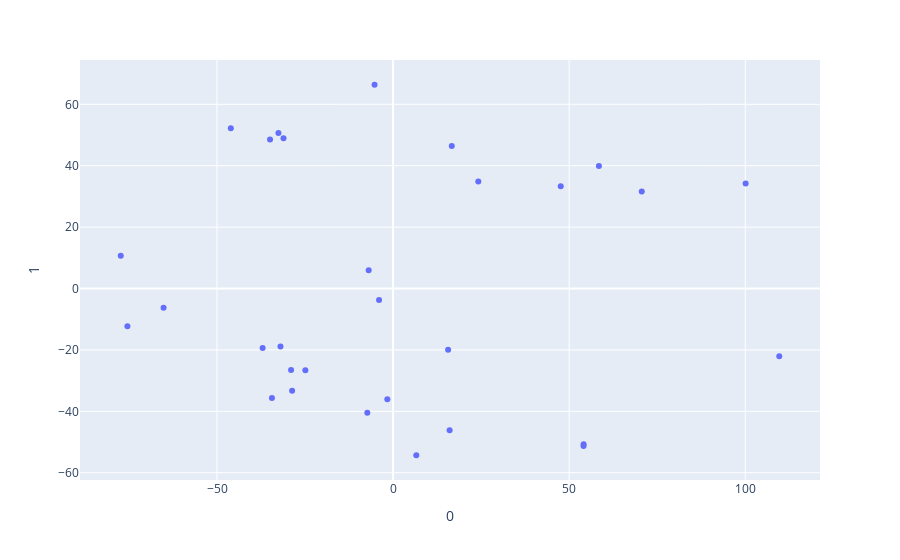

Notebook code for this chart:
### Markdown cell above
## Feature PCA

### Code cell
import plotly.express as px
from sklearn.decomposition import PCA
from sklearn import datasets
from sklearn.preprocessing import StandardScaler

PATH = './output/india/feature/'
df = pd.read_csv(PATH+'full_all.csv')

pca = PCA(n_components=2)
components = pca.fit_transform(df)

loadings = pca.components_.T * np.sqrt(pca.explained_variance_)

fig = px.scatter(components, x=0, y=1)

fig.show()

### Figure 1 — Plotly figure (JSON) as saved in the notebook; plotly's stock layout.template omitted (floating-point values rounded to 4 significant figures)
{"data": [{"hovertemplate": "0=%{x}<br>1=%{y}<extra></extra>", "legendgroup": "", "marker": {"color": "#636efa", "symbol": "circle"}, "mode": "markers", "name": "", "orientation": "v", "showlegend": false, "type": "scatter", "x": [-34.4, 54.1, 47.61, 16.05, -5.258, 100.1, -32.55, -77.33, -65.17, 70.61, 24.2, -75.44, -3.983, 54.08, 58.45, 109.7, -28.96, -46.08, -37.04, -24.91, -34.94, -31.12, 16.67, -28.68, 6.589, -6.936, -7.318, -31.98, -1.634, 15.62], "xaxis": "x", "y": [-35.66, -50.7, 33.32, -46.19, 66.37, 34.25, 50.67, 10.65, -6.292, 31.6, 34.88, -12.3, -3.697, -51.31, 39.88, -22.08, -26.56, 52.17, -19.39, -26.62, 48.57, 48.95, 46.45, -33.26, -54.29, 5.953, -40.44, -18.9, -36.05, -19.97], "yaxis": "y"}], "layout": {"legend": {"tracegroupgap": 0}, "margin": {"t": 60}, "xaxis": {"anchor": "y", "domain": [0, 1], "title": {"text": "0"}}, "yaxis": {"anchor": "x", "domain": [0, 1], "title": {"text": "1"}}}}
